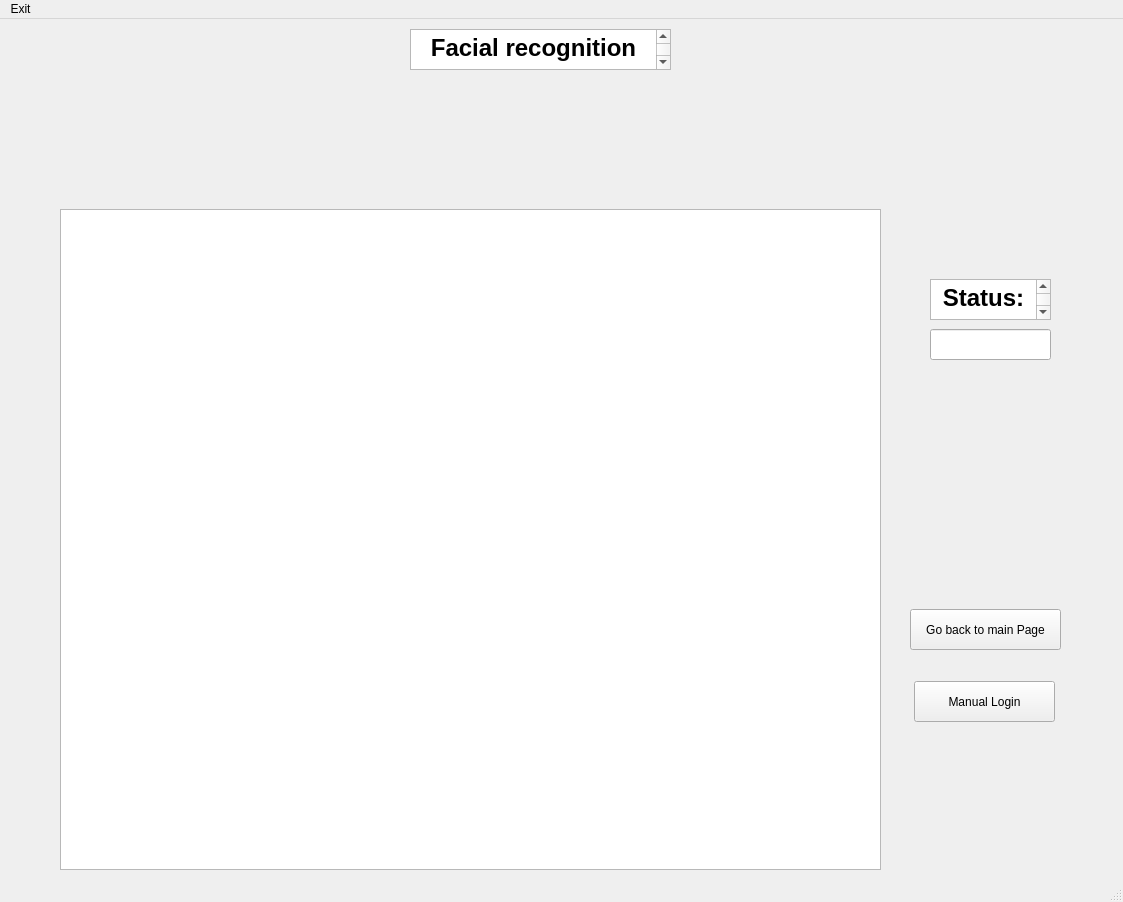
<?xml version="1.0" encoding="UTF-8"?>
<ui version="4.0">
 <class>MainWindow</class>
 <widget class="QMainWindow" name="MainWindow">
  <property name="geometry">
   <rect>
    <x>0</x>
    <y>0</y>
    <width>1123</width>
    <height>902</height>
   </rect>
  </property>
  <property name="windowTitle">
   <string>MainWindow</string>
  </property>
  <widget class="QWidget" name="centralwidget">
   <widget class="QTextEdit" name="textEdit">
    <property name="geometry">
     <rect>
      <x>410</x>
      <y>10</y>
      <width>261</width>
      <height>41</height>
     </rect>
    </property>
    <property name="html">
     <string>&lt;!DOCTYPE HTML PUBLIC &quot;-//W3C//DTD HTML 4.0//EN&quot; &quot;http://www.w3.org/TR/REC-html40/strict.dtd&quot;&gt;
&lt;html&gt;&lt;head&gt;&lt;meta name=&quot;qrichtext&quot; content=&quot;1&quot; /&gt;&lt;style type=&quot;text/css&quot;&gt;
p, li { white-space: pre-wrap; }
&lt;/style&gt;&lt;/head&gt;&lt;body style=&quot; font-family:'MS Shell Dlg 2'; font-size:8.25pt; font-weight:400; font-style:normal;&quot;&gt;
&lt;p align=&quot;center&quot; style=&quot; margin-top:0px; margin-bottom:0px; margin-left:0px; margin-right:0px; -qt-block-indent:0; text-indent:0px;&quot;&gt;&lt;span style=&quot; font-size:18pt; font-weight:600;&quot;&gt;Facial recognition&lt;/span&gt;&lt;/p&gt;
&lt;p align=&quot;center&quot; style=&quot;-qt-paragraph-type:empty; margin-top:0px; margin-bottom:0px; margin-left:0px; margin-right:0px; -qt-block-indent:0; text-indent:0px; font-size:18pt; font-weight:600;&quot;&gt;&lt;br /&gt;&lt;/p&gt;&lt;/body&gt;&lt;/html&gt;</string>
    </property>
   </widget>
   <widget class="QLabel" name="label">
    <property name="geometry">
     <rect>
      <x>430</x>
      <y>30</y>
      <width>231</width>
      <height>171</height>
     </rect>
    </property>
    <property name="text">
     <string>&lt;html&gt;&lt;head/&gt;&lt;body&gt;&lt;p&gt;&lt;img src=&quot;:/newPrefix/Webp.net-resizeimage.jpg&quot;/&gt;&lt;/p&gt;&lt;/body&gt;&lt;/html&gt;</string>
    </property>
   </widget>
   <widget class="QPushButton" name="pushButton_2">
    <property name="geometry">
     <rect>
      <x>910</x>
      <y>590</y>
      <width>151</width>
      <height>41</height>
     </rect>
    </property>
    <property name="text">
     <string>Go back to main Page</string>
    </property>
   </widget>
   <widget class="QGraphicsView" name="graphicsView">
    <property name="geometry">
     <rect>
      <x>60</x>
      <y>190</y>
      <width>821</width>
      <height>661</height>
     </rect>
    </property>
   </widget>
   <widget class="QTextEdit" name="textEdit_2">
    <property name="geometry">
     <rect>
      <x>930</x>
      <y>260</y>
      <width>121</width>
      <height>41</height>
     </rect>
    </property>
    <property name="html">
     <string>&lt;!DOCTYPE HTML PUBLIC &quot;-//W3C//DTD HTML 4.0//EN&quot; &quot;http://www.w3.org/TR/REC-html40/strict.dtd&quot;&gt;
&lt;html&gt;&lt;head&gt;&lt;meta name=&quot;qrichtext&quot; content=&quot;1&quot; /&gt;&lt;style type=&quot;text/css&quot;&gt;
p, li { white-space: pre-wrap; }
&lt;/style&gt;&lt;/head&gt;&lt;body style=&quot; font-family:'MS Shell Dlg 2'; font-size:8.25pt; font-weight:400; font-style:normal;&quot;&gt;
&lt;p align=&quot;center&quot; style=&quot; margin-top:0px; margin-bottom:0px; margin-left:0px; margin-right:0px; -qt-block-indent:0; text-indent:0px;&quot;&gt;&lt;span style=&quot; font-size:18pt; font-weight:600;&quot;&gt;Status:&lt;/span&gt;&lt;/p&gt;
&lt;p align=&quot;center&quot; style=&quot;-qt-paragraph-type:empty; margin-top:0px; margin-bottom:0px; margin-left:0px; margin-right:0px; -qt-block-indent:0; text-indent:0px; font-size:18pt; font-weight:600;&quot;&gt;&lt;br /&gt;&lt;/p&gt;&lt;/body&gt;&lt;/html&gt;</string>
    </property>
   </widget>
   <widget class="QLineEdit" name="lineEdit">
    <property name="geometry">
     <rect>
      <x>930</x>
      <y>310</y>
      <width>121</width>
      <height>31</height>
     </rect>
    </property>
   </widget>
   <widget class="QPushButton" name="pushButton">
    <property name="geometry">
     <rect>
      <x>914</x>
      <y>662</y>
      <width>141</width>
      <height>41</height>
     </rect>
    </property>
    <property name="text">
     <string>Manual Login</string>
    </property>
   </widget>
  </widget>
  <widget class="QMenuBar" name="menubar">
   <property name="geometry">
    <rect>
     <x>0</x>
     <y>0</y>
     <width>1123</width>
     <height>21</height>
    </rect>
   </property>
   <widget class="QMenu" name="menuExit">
    <property name="title">
     <string>Exit</string>
    </property>
   </widget>
   <addaction name="menuExit"/>
  </widget>
  <widget class="QStatusBar" name="statusbar"/>
 </widget>
 <resources>
  <include location="rochePic.qrc"/>
 </resources>
 <connections/>
</ui>
